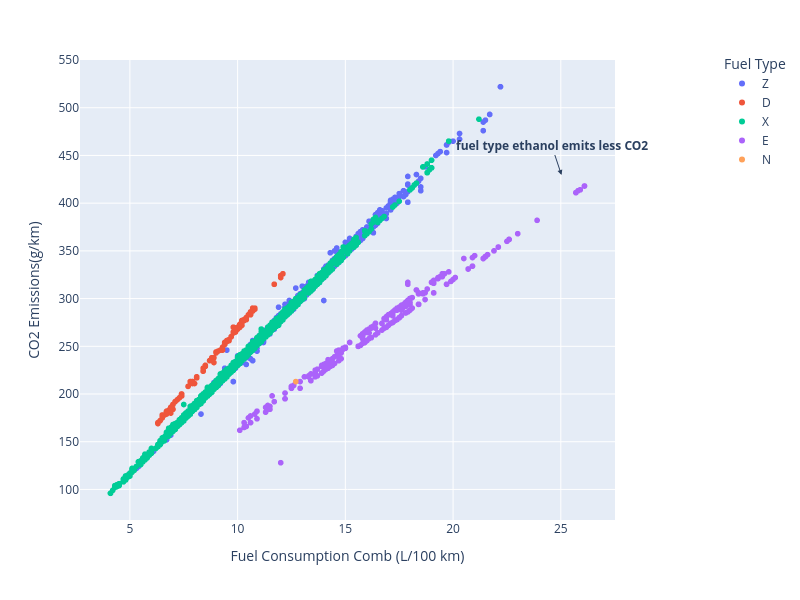

Write notebook code for a chart like this one.
### Code cell
# plotly scatter
fig = px.scatter(
    data_frame = df_col2,
    x='Fuel Consumption Comb (L/100 km)',
    y='CO2 Emissions(g/km)',
    color='Fuel Type',
    width=800, height=600
)

fig.update_layout(legend_x=1.2, legend_y=1.02)

fig.add_annotation(
    x=0.9, y=0.75,   # 상대좌표
    text='<b>fuel type ethanol emits less CO2</b>',
    yref='y domain', xref='x domain',
    showarrow=True, arrowhead=2
)

fig.show()

### Figure 1 — Plotly figure (JSON) as saved in the notebook; plotly's stock layout.template omitted (floating-point values rounded to 4 significant figures; data arrays with more than 128 entries replaced by an {"elided": "..."} marker saying what was removed)
{"data": [{"hovertemplate": "Fuel Type=Z<br>Fuel Consumption Comb (L/100 km)=%{x}<br>CO2 Emissions(g/km)=%{y}<extra></extra>", "legendgroup": "Z", "marker": {"color": "#636efa", "symbol": "circle"}, "mode": "markers", "name": "Z", "showlegend": true, "type": "scattergl", "x": {"elided": "3202 float values"}, "xaxis": "x", "y": {"elided": "3202 int values"}, "yaxis": "y"}, {"hovertemplate": "Fuel Type=D<br>Fuel Consumption Comb (L/100 km)=%{x}<br>CO2 Emissions(g/km)=%{y}<extra></extra>", "legendgroup": "D", "marker": {"color": "#EF553B", "symbol": "circle"}, "mode": "markers", "name": "D", "showlegend": true, "type": "scattergl", "x": {"elided": "175 float values"}, "xaxis": "x", "y": {"elided": "175 int values"}, "yaxis": "y"}, {"hovertemplate": "Fuel Type=X<br>Fuel Consumption Comb (L/100 km)=%{x}<br>CO2 Emissions(g/km)=%{y}<extra></extra>", "legendgroup": "X", "marker": {"color": "#00cc96", "symbol": "circle"}, "mode": "markers", "name": "X", "showlegend": true, "type": "scattergl", "x": {"elided": "3637 float values"}, "xaxis": "x", "y": {"elided": "3637 int values"}, "yaxis": "y"}, {"hovertemplate": "Fuel Type=E<br>Fuel Consumption Comb (L/100 km)=%{x}<br>CO2 Emissions(g/km)=%{y}<extra></extra>", "legendgroup": "E", "marker": {"color": "#ab63fa", "symbol": "circle"}, "mode": "markers", "name": "E", "showlegend": true, "type": "scattergl", "x": {"elided": "370 float values"}, "xaxis": "x", "y": {"elided": "370 int values"}, "yaxis": "y"}, {"hovertemplate": "Fuel Type=N<br>Fuel Consumption Comb (L/100 km)=%{x}<br>CO2 Emissions(g/km)=%{y}<extra></extra>", "legendgroup": "N", "marker": {"color": "#FFA15A", "symbol": "circle"}, "mode": "markers", "name": "N", "showlegend": true, "type": "scattergl", "x": [12.7], "xaxis": "x", "y": [213], "yaxis": "y"}], "layout": {"annotations": [{"arrowhead": 2, "showarrow": true, "text": "<b>fuel type ethanol emits less CO2</b>", "x": 0.9, "xref": "x domain", "y": 0.75, "yref": "y domain"}], "height": 600, "legend": {"title": {"text": "Fuel Type"}, "tracegroupgap": 0, "x": 1.2, "y": 1.02}, "margin": {"t": 60}, "width": 800, "xaxis": {"anchor": "y", "domain": [0, 1], "title": {"text": "Fuel Consumption Comb (L/100 km)"}}, "yaxis": {"anchor": "x", "domain": [0, 1], "title": {"text": "CO2 Emissions(g/km)"}}}}
